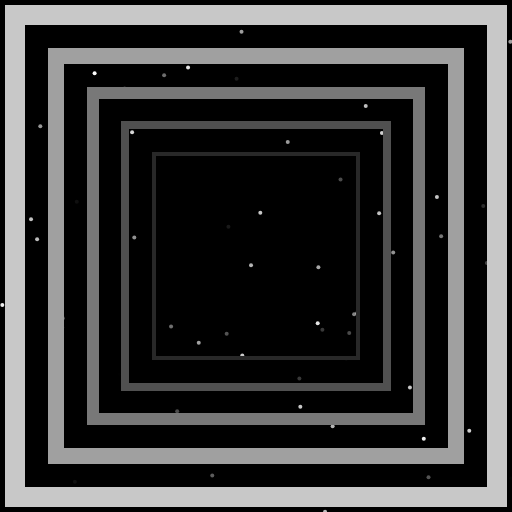
Frame 1 (no input)
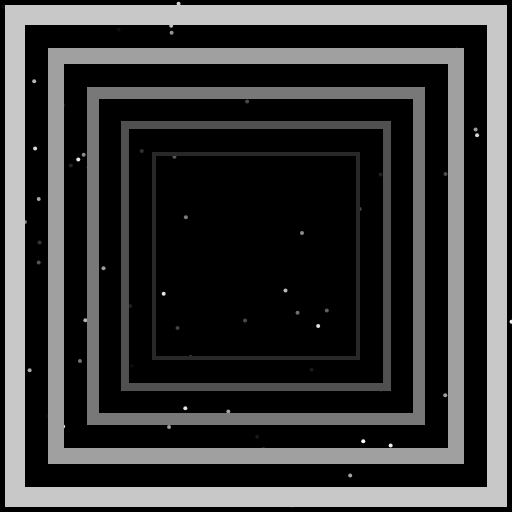
Frame 60 (no input)
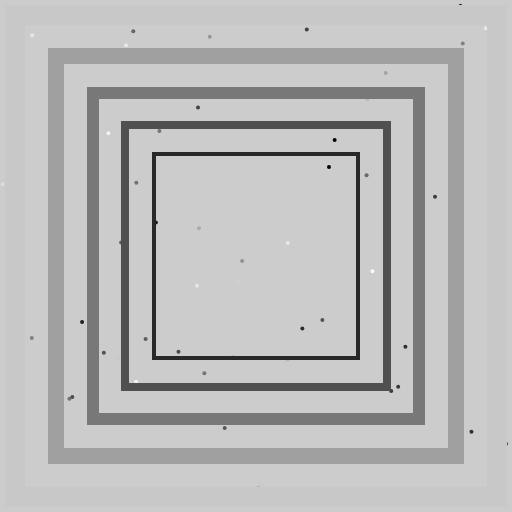
Frame 120 (the mouse pressed at the canvas centre since frame 60)

The p5.js sketch that drew these frames (run headless with seeded random() and noise() and a simulated clock; from frame 60 on, the mouse is pressed at the canvas centre):

// p5.js sketch
// ── sketch.js
let angulo = 0;
function setup() {
  createCanvas(512, 512);
}

function draw() {
  background(0);
    if(mouseIsPressed){
    if(mouseButton==LEFT){
      background(random(255))
    }
  }
  //puntos aleatorios
    for (let i = 0; i <70; i++) {
    let x = random(width);
    let y = random(height);
    stroke(random(255))
    strokeWeight(4)
    point(x, y);
  }
  //translación
  translate (width/2, height/2);
  rectMode(CENTER);
  

/* apriete la tecla izquiedra para rotar las figuras*/
  if(keyIsPressed){
    if(keyCode == LEFT_ARROW){
      angulo += 0.03;
    }
  }
  rotate(angulo);

  
  noFill();
  stroke(200);
  /* Cuadrado1 */
  strokeWeight(20);
  rotate(angulo);
  rect(0, 0, 482, 482);
  /* Cuadrado2 */
  stroke(160);
  strokeWeight(16);
  rotate(angulo);
  rect(0, 0, 400, 400);
  /* Cuadrado3 */
  stroke(120);
  strokeWeight(12);
  rotate(angulo);
  rect(0, 0, 326, 326);
  /* Cuadrado4 */
  stroke(80);
  strokeWeight(8);
  rotate(angulo);
  rect(0, 0, 262, 262);
  /* Cuadrado5 */
  strokeWeight(4);
  stroke(40);
  rotate(angulo);
  rect(0, 0, 204, 204);
}
